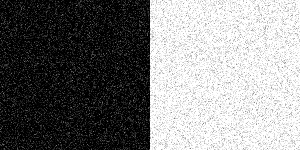
#> input picture hw3/q2/NoisyGrayImage.png, 300 x 150 px
$ python BilateralCleaning.py
#> lines starting #> are read from the running program, lines starting #| are printed output that depends on the picture
# Maya Atwan, 314813494
# Obaida Khateeb, 201278066

# Please replace the above comments with your names and ID numbers in the same format.
import cv2
import matplotlib.pyplot as plt
import numpy as np


def clean_Gaussian_noise_bilateral(im, radius, stdSpatial, stdIntensity):
    # pre processing the image to calculate the bilateral filter
    im = im.astype(np.float64)
    rows, cols = im.shape
    cleanIm = np.zeros_like(im)
    x, y = np.meshgrid(np.arange(-radius, radius + 1), np.arange(-radius, radius + 1), indexing='ij')
    gs = np.exp(-(x**2 + y**2) / (2 * stdSpatial**2))

    for i in range(rows):
        for j in range(cols):
			# calculate the window of the image
            x_min = max(0, i - radius)
            x_max = min(rows, i + radius + 1)
            y_min = max(0, j - radius)
            y_max = min(cols, j + radius + 1)
            window = im[x_min:x_max, y_min:y_max]

			# calculate the bilateral filter for the window
            gs_local = gs[:x_max - x_min, :y_max - y_min]
            gi = np.exp(-((window - im[i, j])**2) / (2 * stdIntensity**2))
            g = gs_local * gi
            cleanIm[i, j] = np.sum(g * window) / np.sum(g) #the new pixel value

    cleanIm = np.clip(cleanIm, 0, 255).astype(np.uint8)# clip the image to be between 0 and 255 and convert it to uint8
    return cleanIm

# change this to the name of the image you'll try to clean up
original_image_path = 'NoisyGrayImage.png'
image = cv2.imread(original_image_path, cv2.IMREAD_GRAYSCALE)
#> image is the input picture: shape (150, 300); min 0, max 255, mean 127.4
clear_image_b = clean_Gaussian_noise_bilateral(image, 10, 60 , 100)
#> after the loop in clean_Gaussian_noise_bilateral, `for i in range(rows):`:
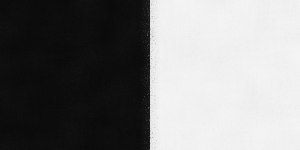
#> cleanIm: shape (150, 300) float64; min 9.54, max 245.5, mean 127.4
output_image_path = 'NoisyGrayImage_edited.jpg'
cv2.imwrite(output_image_path, clear_image_b)

original_image_path = 'taj.jpg'
image = cv2.imread(original_image_path, cv2.IMREAD_GRAYSCALE)
clear_image_b = clean_Gaussian_noise_bilateral(image, 9, 20, 30)
#> (the run stopped early here; a loop or call above may not have finished)
